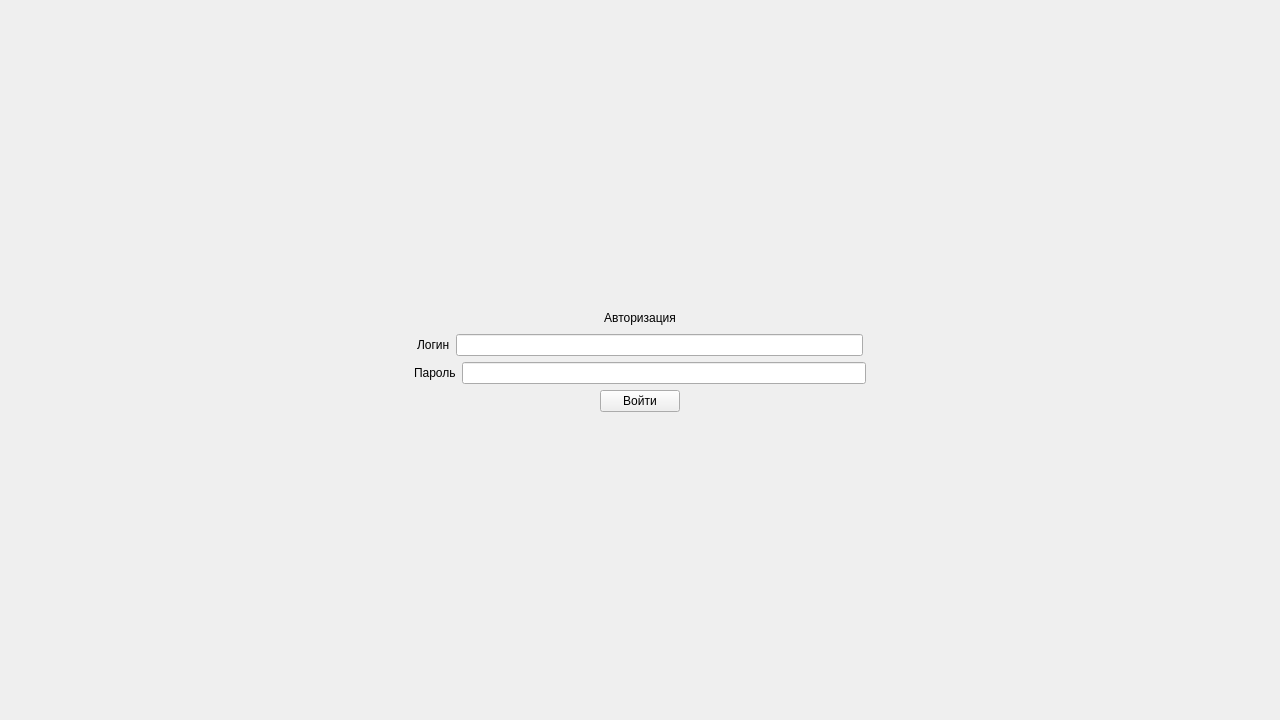
<?xml version="1.0" encoding="UTF-8"?>
<ui version="4.0">
 <class>Auth</class>
 <widget class="QWidget" name="Auth">
  <property name="geometry">
   <rect>
    <x>0</x>
    <y>0</y>
    <width>1280</width>
    <height>720</height>
   </rect>
  </property>
  <property name="sizePolicy">
   <sizepolicy hsizetype="Preferred" vsizetype="Preferred">
    <horstretch>0</horstretch>
    <verstretch>0</verstretch>
   </sizepolicy>
  </property>
  <property name="windowTitle">
   <string>Form</string>
  </property>
  <layout class="QHBoxLayout" name="horizontalLayout">
   <item>
    <layout class="QVBoxLayout" name="verticalLayout">
     <item>
      <spacer name="verticalSpacerTop">
       <property name="orientation">
        <enum>Qt::Orientation::Vertical</enum>
       </property>
       <property name="sizeHint" stdset="0">
        <size>
         <width>20</width>
         <height>40</height>
        </size>
       </property>
      </spacer>
     </item>
     <item>
      <layout class="QHBoxLayout" name="AuthTitleLayout">
       <item>
        <spacer name="horizontalSpacer_7">
         <property name="orientation">
          <enum>Qt::Orientation::Horizontal</enum>
         </property>
         <property name="sizeHint" stdset="0">
          <size>
           <width>40</width>
           <height>20</height>
          </size>
         </property>
        </spacer>
       </item>
       <item>
        <widget class="QLabel" name="label_3">
         <property name="text">
          <string>Авторизация</string>
         </property>
         <property name="alignment">
          <set>Qt::AlignmentFlag::AlignCenter</set>
         </property>
        </widget>
       </item>
       <item>
        <spacer name="horizontalSpacer_8">
         <property name="orientation">
          <enum>Qt::Orientation::Horizontal</enum>
         </property>
         <property name="sizeHint" stdset="0">
          <size>
           <width>40</width>
           <height>20</height>
          </size>
         </property>
        </spacer>
       </item>
      </layout>
     </item>
     <item>
      <layout class="QHBoxLayout" name="LoginLayout">
       <item>
        <spacer name="horizontalSpacer">
         <property name="orientation">
          <enum>Qt::Orientation::Horizontal</enum>
         </property>
         <property name="sizeHint" stdset="0">
          <size>
           <width>40</width>
           <height>20</height>
          </size>
         </property>
        </spacer>
       </item>
       <item>
        <widget class="QLabel" name="label">
         <property name="frameShape">
          <enum>QFrame::Shape::NoFrame</enum>
         </property>
         <property name="text">
          <string>Логин</string>
         </property>
         <property name="textFormat">
          <enum>Qt::TextFormat::AutoText</enum>
         </property>
        </widget>
       </item>
       <item>
        <widget class="QLineEdit" name="lineEdit">
         <property name="text">
          <string/>
         </property>
        </widget>
       </item>
       <item>
        <spacer name="horizontalSpacer_2">
         <property name="orientation">
          <enum>Qt::Orientation::Horizontal</enum>
         </property>
         <property name="sizeHint" stdset="0">
          <size>
           <width>40</width>
           <height>20</height>
          </size>
         </property>
        </spacer>
       </item>
      </layout>
     </item>
     <item>
      <layout class="QHBoxLayout" name="PasswordLayout">
       <item>
        <spacer name="horizontalSpacer_3">
         <property name="orientation">
          <enum>Qt::Orientation::Horizontal</enum>
         </property>
         <property name="sizeHint" stdset="0">
          <size>
           <width>40</width>
           <height>20</height>
          </size>
         </property>
        </spacer>
       </item>
       <item>
        <widget class="QLabel" name="label_2">
         <property name="text">
          <string>Пароль</string>
         </property>
        </widget>
       </item>
       <item>
        <widget class="QLineEdit" name="lineEdit_2">
         <property name="text">
          <string/>
         </property>
         <property name="echoMode">
          <enum>QLineEdit::EchoMode::Password</enum>
         </property>
        </widget>
       </item>
       <item>
        <spacer name="horizontalSpacer_4">
         <property name="orientation">
          <enum>Qt::Orientation::Horizontal</enum>
         </property>
         <property name="sizeHint" stdset="0">
          <size>
           <width>40</width>
           <height>20</height>
          </size>
         </property>
        </spacer>
       </item>
      </layout>
     </item>
     <item>
      <layout class="QHBoxLayout" name="EnterLayout">
       <item>
        <spacer name="horizontalSpacer_5">
         <property name="orientation">
          <enum>Qt::Orientation::Horizontal</enum>
         </property>
         <property name="sizeHint" stdset="0">
          <size>
           <width>40</width>
           <height>20</height>
          </size>
         </property>
        </spacer>
       </item>
       <item>
        <widget class="QPushButton" name="pushButton">
         <property name="text">
          <string>Войти</string>
         </property>
        </widget>
       </item>
       <item>
        <spacer name="horizontalSpacer_6">
         <property name="orientation">
          <enum>Qt::Orientation::Horizontal</enum>
         </property>
         <property name="sizeHint" stdset="0">
          <size>
           <width>40</width>
           <height>20</height>
          </size>
         </property>
        </spacer>
       </item>
      </layout>
     </item>
     <item>
      <spacer name="verticalSpacerBottom">
       <property name="orientation">
        <enum>Qt::Orientation::Vertical</enum>
       </property>
       <property name="sizeHint" stdset="0">
        <size>
         <width>20</width>
         <height>40</height>
        </size>
       </property>
      </spacer>
     </item>
    </layout>
   </item>
  </layout>
 </widget>
 <resources/>
 <connections/>
</ui>
